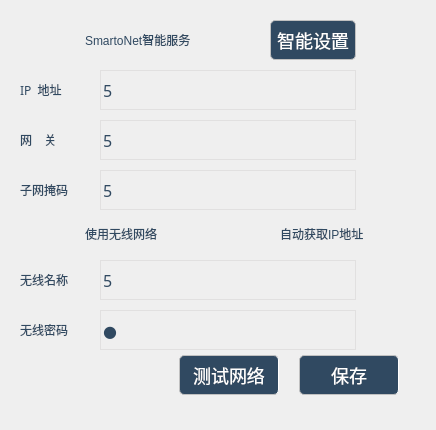
   <widget class="QWidget" name="m_AIMaintainanceTab">
    <attribute name="title">
     <string>页</string>
    </attribute>
    <widget class="QLabel" name="label1_3_8">
     <property name="geometry">
      <rect>
       <x>20</x>
       <y>70</y>
       <width>66</width>
       <height>40</height>
      </rect>
     </property>
     <property name="font">
      <font>
       <family>Semhei</family>
       <weight>50</weight>
       <italic>false</italic>
       <bold>false</bold>
      </font>
     </property>
     <property name="whatsThis">
      <string>LBL_02</string>
     </property>
     <property name="styleSheet">
      <string notr="true">border-width: 0px;
color: rgb(96, 96, 96);
background-color: transparent;
color: #304961;</string>
     </property>
     <property name="text">
      <string>IP  地址</string>
     </property>
    </widget>
    <widget class="QLabel" name="label1_3_9">
     <property name="geometry">
      <rect>
       <x>20</x>
       <y>120</y>
       <width>66</width>
       <height>40</height>
      </rect>
     </property>
     <property name="font">
      <font>
       <family>Semhei</family>
       <weight>50</weight>
       <italic>false</italic>
       <bold>false</bold>
      </font>
     </property>
     <property name="whatsThis">
      <string>LBL_02</string>
     </property>
     <property name="styleSheet">
      <string notr="true">border-width: 0px;
color: rgb(96, 96, 96);
background-color: transparent;
color: #304961;</string>
     </property>
     <property name="text">
      <string>网    关</string>
     </property>
    </widget>
    <widget class="QLabel" name="label1_3_11">
     <property name="geometry">
      <rect>
       <x>20</x>
       <y>260</y>
       <width>66</width>
       <height>40</height>
      </rect>
     </property>
     <property name="font">
      <font>
       <family>Semhei</family>
       <weight>50</weight>
       <italic>false</italic>
       <bold>false</bold>
      </font>
     </property>
     <property name="whatsThis">
      <string>LBL_02</string>
     </property>
     <property name="styleSheet">
      <string notr="true">border-width: 0px;
color: rgb(96, 96, 96);
background-color: transparent;
color: #304961;</string>
     </property>
     <property name="text">
      <string>无线名称</string>
     </property>
    </widget>
    <widget class="QLabel" name="label1_3_12">
     <property name="geometry">
      <rect>
       <x>20</x>
       <y>310</y>
       <width>66</width>
       <height>40</height>
      </rect>
     </property>
     <property name="font">
      <font>
       <family>Semhei</family>
       <weight>50</weight>
       <italic>false</italic>
       <bold>false</bold>
      </font>
     </property>
     <property name="whatsThis">
      <string>LBL_02</string>
     </property>
     <property name="styleSheet">
      <string notr="true">border-width: 0px;
color: rgb(96, 96, 96);
background-color: transparent;
color: #304961;</string>
     </property>
     <property name="text">
      <string>无线密码</string>
     </property>
    </widget>
    <widget class="QLineEdit" name="m_IPAddress">
     <property name="geometry">
      <rect>
       <x>100</x>
       <y>70</y>
       <width>256</width>
       <height>40</height>
      </rect>
     </property>
     <property name="whatsThis">
      <string>LBL_02</string>
     </property>
     <property name="styleSheet">
      <string notr="true">QLineEdit{
font:16px Semhei;
border:1px solid #e1e0e0;
background-color: transparent;
color: #304961;
}
QLineEdit:!enabled
{
font:16px Semhei;
border:1px solid #e1e0e0;
background-color: transparent;
color: #6C8193;
}</string>
     </property>
     <property name="text">
      <string>5</string>
     </property>
    </widget>
    <widget class="QLineEdit" name="m_Gateway">
     <property name="geometry">
      <rect>
       <x>100</x>
       <y>120</y>
       <width>256</width>
       <height>40</height>
      </rect>
     </property>
     <property name="whatsThis">
      <string>LBL_02</string>
     </property>
     <property name="styleSheet">
      <string notr="true">QLineEdit{
font:16px Semhei;
border:1px solid #e1e0e0;
background-color: transparent;
color: #304961;
}
QLineEdit:!enabled
{
font:16px Semhei;
border:1px solid #e1e0e0;
background-color: transparent;
color: #6C8193;
}</string>
     </property>
     <property name="text">
      <string>5</string>
     </property>
    </widget>
    <widget class="QLineEdit" name="m_SSID">
     <property name="geometry">
      <rect>
       <x>100</x>
       <y>260</y>
       <width>256</width>
       <height>40</height>
      </rect>
     </property>
     <property name="whatsThis">
      <string>LBL_02</string>
     </property>
     <property name="styleSheet">
      <string notr="true">QLineEdit{
font:16px Semhei;
border:1px solid #e1e0e0;
background-color: transparent;
color: #304961;
}
QLineEdit:!enabled
{
font:16px Semhei;
border:1px solid #e1e0e0;
background-color: transparent;
color: #6C8193;
}</string>
     </property>
     <property name="text">
      <string>5</string>
     </property>
    </widget>
    <widget class="QLineEdit" name="m_SSIDPassword">
     <property name="geometry">
      <rect>
       <x>100</x>
       <y>310</y>
       <width>256</width>
       <height>40</height>
      </rect>
     </property>
     <property name="whatsThis">
      <string>LBL_02</string>
     </property>
     <property name="styleSheet">
      <string notr="true">QLineEdit{
font:16px Semhei;
border:1px solid #e1e0e0;
background-color: transparent;
color: #304961;
}
QLineEdit:!enabled
{
font:16px Semhei;
border:1px solid #e1e0e0;
background-color: transparent;
color: #6C8193;
}</string>
     </property>
     <property name="text">
      <string>5</string>
     </property>
     <property name="echoMode">
      <enum>QLineEdit::PasswordEchoOnEdit</enum>
     </property>
    </widget>
    <widget class="QPushButton" name="m_NetworkTestingBtn">
     <property name="geometry">
      <rect>
       <x>179</x>
       <y>355</y>
       <width>100</width>
       <height>40</height>
      </rect>
     </property>
     <property name="whatsThis">
      <string>BTN_01</string>
     </property>
     <property name="styleSheet">
      <string notr="true">QPushButton
{
background-color: #304961;
color: #FFFFFF;
	font: 18px Semhei;
	border: 1px solid #C0C0C0; 
	border-right-color: white;
 	border-radius: 5px;
}

QPushButton:pressed
{
background-color: #304961;
color: #FFFFFF;
}</string>
     </property>
     <property name="text">
      <string>测试网络</string>
     </property>
    </widget>
    <widget class="QPushButton" name="m_NetworkSaveBtn">
     <property name="geometry">
      <rect>
       <x>299</x>
       <y>355</y>
       <width>100</width>
       <height>40</height>
      </rect>
     </property>
     <property name="whatsThis">
      <string>BTN_01</string>
     </property>
     <property name="styleSheet">
      <string notr="true">QPushButton
{
background-color: #304961;
color: #FFFFFF;
	font: 18px Semhei;
	border: 1px solid #C0C0C0; 
	border-right-color: white;
 	border-radius: 5px;
}

QPushButton:pressed
{
background-color: #304961;
color: #FFFFFF; 
}</string>
     </property>
     <property name="text">
      <string>保存</string>
     </property>
    </widget>
    <widget class="QLineEdit" name="m_Mask">
     <property name="geometry">
      <rect>
       <x>100</x>
       <y>170</y>
       <width>256</width>
       <height>40</height>
      </rect>
     </property>
     <property name="whatsThis">
      <string>LBL_02</string>
     </property>
     <property name="styleSheet">
      <string notr="true">QLineEdit{
font:16px Semhei;
border:1px solid #e1e0e0;
background-color: transparent;
color: #304961;
}
QLineEdit:!enabled
{
font:16px Semhei;
border:1px solid #e1e0e0;
background-color: transparent;
color: #6C8193;
}</string>
     </property>
     <property name="text">
      <string>5</string>
     </property>
    </widget>
    <widget class="QLabel" name="label1_3_10">
     <property name="geometry">
      <rect>
       <x>20</x>
       <y>170</y>
       <width>66</width>
       <height>40</height>
      </rect>
     </property>
     <property name="font">
      <font>
       <family>Semhei</family>
       <weight>50</weight>
       <italic>false</italic>
       <bold>false</bold>
      </font>
     </property>
     <property name="whatsThis">
      <string>LBL_02</string>
     </property>
     <property name="styleSheet">
      <string notr="true">border-width: 0px;
color: rgb(96, 96, 96);
background-color: transparent;
color: #304961;</string>
     </property>
     <property name="text">
      <string>子网掩码</string>
     </property>
    </widget>
    <widget class="QPushButton" name="m_WIFISwitch">
     <property name="geometry">
      <rect>
       <x>15</x>
       <y>215</y>
       <width>60</width>
       <height>40</height>
      </rect>
     </property>
     <property name="styleSheet">
      <string notr="true">QPushButton
{
	font: bold 12pt &quot;Arialial&quot;;
	border-radius: 15px;
	image: url(:/images/pic_Close.png);
}

QPushButton:checked
{
	font: bold 12pt &quot;Arialial&quot;;
	image: url(:/images/pic_Open.png);
}</string>
     </property>
     <property name="text">
      <string/>
     </property>
     <property name="iconSize">
      <size>
       <width>50</width>
       <height>32</height>
      </size>
     </property>
     <property name="checkable">
      <bool>true</bool>
     </property>
     <property name="checked">
      <bool>false</bool>
     </property>
     <property name="flat">
      <bool>true</bool>
     </property>
    </widget>
    <widget class="QLabel" name="m_WIFIMsg">
     <property name="geometry">
      <rect>
       <x>85</x>
       <y>225</y>
       <width>116</width>
       <height>17</height>
      </rect>
     </property>
     <property name="whatsThis">
      <string>LBL_02</string>
     </property>
     <property name="styleSheet">
      <string notr="true">border-width: 0px;
color: rgb(96, 96, 96);
background-color: transparent;
color: #304961;</string>
     </property>
     <property name="text">
      <string>使用无线网络</string>
     </property>
    </widget>
    <widget class="QPushButton" name="m_SmartoNetSettingsBtn">
     <property name="geometry">
      <rect>
       <x>270</x>
       <y>20</y>
       <width>86</width>
       <height>40</height>
      </rect>
     </property>
     <property name="whatsThis">
      <string>BTN_01</string>
     </property>
     <property name="styleSheet">
      <string notr="true">QPushButton
{
background-color: #304961;
color: #FFFFFF;
	font:18px Semhei;
	border: 1px solid #C0C0C0; 
 	border-radius: 5px;
}

QPushButton:pressed
{
background-color: #304961;
color: #FFFFFF;
}</string>
     </property>
     <property name="text">
      <string>智能设置</string>
     </property>
    </widget>
    <widget class="QPushButton" name="m_SmartoNetSwitchBtn">
     <property name="geometry">
      <rect>
       <x>15</x>
       <y>20</y>
       <width>60</width>
       <height>40</height>
      </rect>
     </property>
     <property name="styleSheet">
      <string notr="true">QPushButton
{
	font: bold 12pt &quot;Arialial&quot;;
	border-radius: 15px;
	image: url(:/images/pic_Close.png);
}

QPushButton:checked
{
	font: bold 12pt &quot;Arialial&quot;;
	image: url(:/images/pic_Open.png);
}</string>
     </property>
     <property name="text">
      <string/>
     </property>
     <property name="iconSize">
      <size>
       <width>50</width>
       <height>32</height>
      </size>
     </property>
     <property name="checkable">
      <bool>true</bool>
     </property>
     <property name="checked">
      <bool>false</bool>
     </property>
     <property name="flat">
      <bool>true</bool>
     </property>
    </widget>
    <widget class="QLabel" name="label1_3_3">
     <property name="geometry">
      <rect>
       <x>85</x>
       <y>20</y>
       <width>156</width>
       <height>40</height>
      </rect>
     </property>
     <property name="whatsThis">
      <string>LBL_02</string>
     </property>
     <property name="styleSheet">
      <string notr="true">border-width: 0px;
color: rgb(96, 96, 96);
background-color: transparent;
color: #304961;</string>
     </property>
     <property name="text">
      <string>SmartoNet智能服务</string>
     </property>
    </widget>
    <widget class="QPushButton" name="m_DHCPSwitch">
     <property name="geometry">
      <rect>
       <x>210</x>
       <y>215</y>
       <width>60</width>
       <height>40</height>
      </rect>
     </property>
     <property name="styleSheet">
      <string notr="true">QPushButton
{
	font: bold 12pt &quot;Arialial&quot;;
	border-radius: 15px;
	image: url(:/images/pic_Close.png);
}

QPushButton:checked
{
	font: bold 12pt &quot;Arialial&quot;;
	image: url(:/images/pic_Open.png);
}</string>
     </property>
     <property name="text">
      <string/>
     </property>
     <property name="iconSize">
      <size>
       <width>50</width>
       <height>32</height>
      </size>
     </property>
     <property name="checkable">
      <bool>true</bool>
     </property>
     <property name="checked">
      <bool>false</bool>
     </property>
     <property name="flat">
      <bool>true</bool>
     </property>
    </widget>
    <widget class="QLabel" name="m_DHCPLabel">
     <property name="geometry">
      <rect>
       <x>280</x>
       <y>225</y>
       <width>131</width>
       <height>17</height>
      </rect>
     </property>
     <property name="whatsThis">
      <string>LBL_02</string>
     </property>
     <property name="styleSheet">
      <string notr="true">border-width: 0px;
color: rgb(96, 96, 96);
background-color: transparent;
color: #304961;</string>
     </property>
     <property name="text">
      <string>自动获取IP地址</string>
     </property>
    </widget>
    <widget class="QLabel" name="m_IntroductionLab">
     <property name="geometry">
      <rect>
       <x>0</x>
       <y>10</y>
       <width>427</width>
       <height>411</height>
      </rect>
     </property>
     <property name="text">
      <string/>
     </property>
    </widget>
    <widget class="QPushButton" name="aihide01_btn">
     <property name="geometry">
      <rect>
       <x>0</x>
       <y>10</y>
       <width>126</width>
       <height>86</height>
      </rect>
     </property>
     <property name="styleSheet">
      <string notr="true">QPushButton{
	background: transparent;
	border:0px;
	border-radius:0px;
}
QPushButton:pressed
{
	background: transparent;
	border:0px;
	border-radius:0px;
}
QPushButton:hover
{
	background: transparent;
	border:0px;
	border-radius:0px;
}
QPushButton:released
{
	background: transparent;
	border:0px;
	border-radius:0px;
}
QPushButton:toggled
{
	background: transparent;
	border:0px;
	border-radius:0px;
}
QPushButton:clicked
{
	background: transparent;
	border:0px;
	border-radius:0px;
}</string>
     </property>
     <property name="text">
      <string/>
     </property>
    </widget>
    <widget class="QPushButton" name="aihide02_btn">
     <property name="geometry">
      <rect>
       <x>290</x>
       <y>10</y>
       <width>131</width>
       <height>91</height>
      </rect>
     </property>
     <property name="styleSheet">
      <string notr="true">QPushButton{
	background: transparent;
	border:0px;
	border-radius:0px;
}
QPushButton:pressed
{
	background: transparent;
	border:0px;
	border-radius:0px;
}
QPushButton:hover
{
	background: transparent;
	border:0px;
	border-radius:0px;
}
QPushButton:released
{
	background: transparent;
	border:0px;
	border-radius:0px;
}
QPushButton:toggled
{
	background: transparent;
	border:0px;
	border-radius:0px;
}
QPushButton:clicked
{
	background: transparent;
	border:0px;
	border-radius:0px;
}</string>
     </property>
     <property name="text">
      <string/>
     </property>
    </widget>
    <widget class="QPushButton" name="aihide03_btn">
     <property name="geometry">
      <rect>
       <x>5</x>
       <y>330</y>
       <width>121</width>
       <height>81</height>
      </rect>
     </property>
     <property name="styleSheet">
      <string notr="true">QPushButton{
	background: transparent;
	border:0px;
	border-radius:0px;
}
QPushButton:pressed
{
	background: transparent;
	border:0px;
	border-radius:0px;
}
QPushButton:hover
{
	background: transparent;
	border:0px;
	border-radius:0px;
}
QPushButton:released
{
	background: transparent;
	border:0px;
	border-radius:0px;
}
QPushButton:toggled
{
	background: transparent;
	border:0px;
	border-radius:0px;
}
QPushButton:clicked
{
	background: transparent;
	border:0px;
	border-radius:0px;
}</string>
     </property>
     <property name="text">
      <string/>
     </property>
    </widget>
    <widget class="QPushButton" name="aihide04_btn">
     <property name="geometry">
      <rect>
       <x>290</x>
       <y>325</y>
       <width>131</width>
       <height>91</height>
      </rect>
     </property>
     <property name="styleSheet">
      <string notr="true">QPushButton{
	background: transparent;
	border:0px;
	border-radius:0px;
}
QPushButton:pressed
{
	background: transparent;
	border:0px;
	border-radius:0px;
}
QPushButton:hover
{
	background: transparent;
	border:0px;
	border-radius:0px;
}
QPushButton:released
{
	background: transparent;
	border:0px;
	border-radius:0px;
}
QPushButton:toggled
{
	background: transparent;
	border:0px;
	border-radius:0px;
}
QPushButton:clicked
{
	background: transparent;
	border:0px;
	border-radius:0px;
}</string>
     </property>
     <property name="text">
      <string/>
     </property>
    </widget>
    <zorder>aihide01_btn</zorder>
    <zorder>aihide02_btn</zorder>
    <zorder>aihide04_btn</zorder>
    <zorder>aihide03_btn</zorder>
    <zorder>m_IntroductionLab</zorder>
    <zorder>label1_3_8</zorder>
    <zorder>label1_3_9</zorder>
    <zorder>label1_3_11</zorder>
    <zorder>label1_3_12</zorder>
    <zorder>m_IPAddress</zorder>
    <zorder>m_Gateway</zorder>
    <zorder>m_SSID</zorder>
    <zorder>m_SSIDPassword</zorder>
    <zorder>m_NetworkTestingBtn</zorder>
    <zorder>m_NetworkSaveBtn</zorder>
    <zorder>m_Mask</zorder>
    <zorder>label1_3_10</zorder>
    <zorder>m_WIFISwitch</zorder>
    <zorder>m_WIFIMsg</zorder>
    <zorder>m_SmartoNetSettingsBtn</zorder>
    <zorder>m_SmartoNetSwitchBtn</zorder>
    <zorder>label1_3_3</zorder>
    <zorder>m_DHCPSwitch</zorder>
    <zorder>m_DHCPLabel</zorder>
   </widget>
